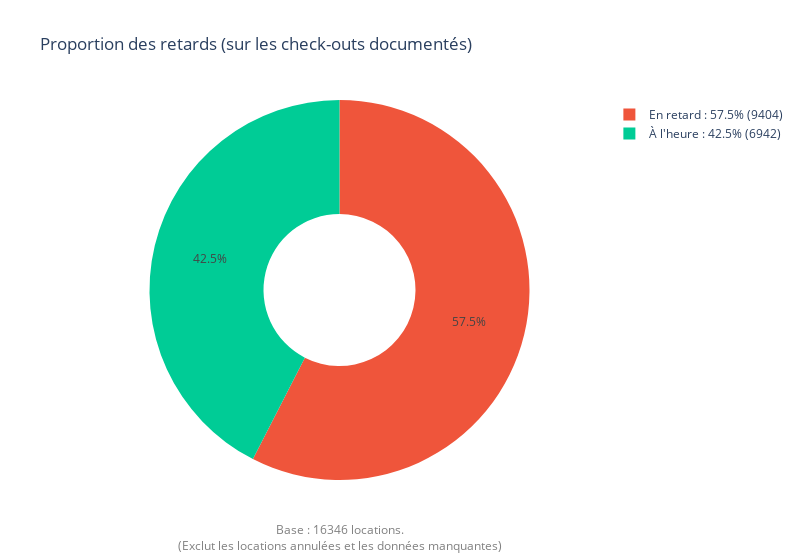

The notebook cell saved with this chart:
### Markdown cell above
### 1. Distribution des retards au check-out (`delay_at_checkout`)

### Code cell
# Visualisation de la proportion des locations en retard 

df_pie = df_delay.dropna(subset=['delay_at_checkout']).copy()

# Comptage
late_status_counts = df_pie['was_late'].value_counts(normalize=True).reset_index()
late_status_counts.columns = ['Status', 'Proportion']
late_status_counts['Count'] = df_pie['was_late'].value_counts().values

# Mapping
late_status_counts['Status'] = late_status_counts['Status'].map({True: 'En retard', False: 'À l\'heure'})

# Création du label
late_status_counts['Label'] = late_status_counts.apply(
    lambda row: f"{row['Status']} : {row['Proportion']*100:.1f}% ({row['Count']})", # Arrondi à 1 décimale suffisant
    axis=1
)

# Création du graphique
fig_late_proportion = px.pie(
    late_status_counts,
    names='Label',
    values='Proportion',
    title='Proportion des retards (sur les check-outs documentés)',
    width=800,
    color='Status',
    color_discrete_map={'En retard':'#ef553b', 'À l\'heure':'#00CC96'},
    hole=0.4
)

# Annotation pour expliquer la base de calcul
fig_late_proportion.add_annotation(
    text=f"Base : {late_status_counts['Count'].sum()} locations.<br>(Exclut les locations annulées et les données manquantes)",
    x=0.5, y=-0.2, showarrow=False,
    font=dict(size=12, color="grey")
)

fig_late_proportion.show()

print(f"Temps de retard médian : {df_delay['delay_at_checkout'].median():.0f} minutes (sur l'ensemble des données)")
print(f"Temps de retard médian: {df_with_previous_rental['delay_at_checkout'].median():.0f} minutes (sur {len(df_with_previous_rental)} locations enchaînées)")
print(f"\nTemps de retard moyen : {df_delay['delay_at_checkout'].mean():.0f} minutes (sur l'ensemble des données)")
print(f"Temps de retard moyen: {df_with_previous_rental['delay_at_checkout'].mean():.0f} minutes (sur {len(df_with_previous_rental)} locations enchaînées)")

### Figure 1 — Plotly figure (JSON) as saved in the notebook; plotly's stock layout.template omitted (floating-point values rounded to 4 significant figures)
{"data": [{"customdata": [["En retard"], ["À l'heure"]], "domain": {"x": [0, 1], "y": [0, 1]}, "hole": 0.4, "hovertemplate": "Label=%{label}<br>Proportion=%{value}<br>Status=%{customdata[0]}<extra></extra>", "labels": ["En retard : 57.5% (9404)", "À l'heure : 42.5% (6942)"], "legendgroup": "", "marker": {"colors": ["#ef553b", "#00CC96"]}, "name": "", "showlegend": true, "type": "pie", "values": [0.5753, 0.4247]}], "layout": {"annotations": [{"font": {"color": "grey", "size": 12}, "showarrow": false, "text": "Base : 16346 locations.<br>(Exclut les locations annulées et les données manquantes)", "x": 0.5, "y": -0.2}], "legend": {"tracegroupgap": 0}, "title": {"text": "Proportion des retards (sur les check-outs documentés)"}, "width": 800}}
